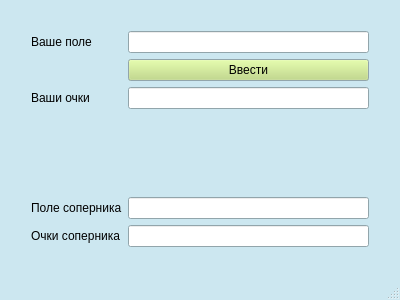
<?xml version="1.0" encoding="UTF-8"?>
<ui version="4.0">
 <class>MainWindow</class>
 <widget class="QMainWindow" name="MainWindow">
  <property name="windowModality">
   <enum>Qt::WindowModal</enum>
  </property>
  <property name="geometry">
   <rect>
    <x>0</x>
    <y>0</y>
    <width>400</width>
    <height>300</height>
   </rect>
  </property>
  <property name="minimumSize">
   <size>
    <width>400</width>
    <height>300</height>
   </size>
  </property>
  <property name="maximumSize">
   <size>
    <width>400</width>
    <height>300</height>
   </size>
  </property>
  <property name="sizeIncrement">
   <size>
    <width>400</width>
    <height>300</height>
   </size>
  </property>
  <property name="palette">
   <palette>
    <active>
     <colorrole role="Button">
      <brush brushstyle="SolidPattern">
       <color alpha="255">
        <red>187</red>
        <green>217</green>
        <blue>122</blue>
       </color>
      </brush>
     </colorrole>
     <colorrole role="Base">
      <brush brushstyle="SolidPattern">
       <color alpha="255">
        <red>255</red>
        <green>255</green>
        <blue>255</blue>
       </color>
      </brush>
     </colorrole>
     <colorrole role="Window">
      <brush brushstyle="SolidPattern">
       <color alpha="255">
        <red>204</red>
        <green>231</green>
        <blue>240</blue>
       </color>
      </brush>
     </colorrole>
    </active>
    <inactive>
     <colorrole role="Button">
      <brush brushstyle="SolidPattern">
       <color alpha="255">
        <red>187</red>
        <green>217</green>
        <blue>122</blue>
       </color>
      </brush>
     </colorrole>
     <colorrole role="Base">
      <brush brushstyle="SolidPattern">
       <color alpha="255">
        <red>255</red>
        <green>255</green>
        <blue>255</blue>
       </color>
      </brush>
     </colorrole>
     <colorrole role="Window">
      <brush brushstyle="SolidPattern">
       <color alpha="255">
        <red>204</red>
        <green>231</green>
        <blue>240</blue>
       </color>
      </brush>
     </colorrole>
    </inactive>
    <disabled>
     <colorrole role="Button">
      <brush brushstyle="SolidPattern">
       <color alpha="255">
        <red>187</red>
        <green>217</green>
        <blue>122</blue>
       </color>
      </brush>
     </colorrole>
     <colorrole role="Base">
      <brush brushstyle="SolidPattern">
       <color alpha="255">
        <red>204</red>
        <green>231</green>
        <blue>240</blue>
       </color>
      </brush>
     </colorrole>
     <colorrole role="Window">
      <brush brushstyle="SolidPattern">
       <color alpha="255">
        <red>204</red>
        <green>231</green>
        <blue>240</blue>
       </color>
      </brush>
     </colorrole>
    </disabled>
   </palette>
  </property>
  <property name="cursor">
   <cursorShape>ArrowCursor</cursorShape>
  </property>
  <property name="mouseTracking">
   <bool>true</bool>
  </property>
  <property name="windowTitle">
   <string>Города</string>
  </property>
  <widget class="QWidget" name="centralWidget">
   <property name="enabled">
    <bool>true</bool>
   </property>
   <layout class="QGridLayout" name="gridLayout">
    <item row="1" column="1" rowspan="3">
     <layout class="QFormLayout" name="formLayout">
      <property name="fieldGrowthPolicy">
       <enum>QFormLayout::AllNonFixedFieldsGrow</enum>
      </property>
      <item row="0" column="0">
       <widget class="QLabel" name="label">
        <property name="text">
         <string>Ваше поле</string>
        </property>
       </widget>
      </item>
      <item row="0" column="1">
       <widget class="QLineEdit" name="user_city_1"/>
      </item>
      <item row="1" column="1">
       <widget class="QPushButton" name="pushButton">
        <property name="sizePolicy">
         <sizepolicy hsizetype="Preferred" vsizetype="Fixed">
          <horstretch>0</horstretch>
          <verstretch>0</verstretch>
         </sizepolicy>
        </property>
        <property name="text">
         <string>Ввести</string>
        </property>
       </widget>
      </item>
      <item row="3" column="0">
       <widget class="QLabel" name="label_2">
        <property name="text">
         <string>Ваши очки</string>
        </property>
       </widget>
      </item>
      <item row="3" column="1">
       <widget class="QLineEdit" name="user_sc_1"/>
      </item>
      <item row="4" column="1">
       <spacer name="verticalSpacer_2">
        <property name="orientation">
         <enum>Qt::Vertical</enum>
        </property>
        <property name="sizeHint" stdset="0">
         <size>
          <width>20</width>
          <height>40</height>
         </size>
        </property>
       </spacer>
      </item>
      <item row="5" column="0">
       <widget class="QLabel" name="label_4">
        <property name="text">
         <string>Поле соперника</string>
        </property>
       </widget>
      </item>
      <item row="5" column="1">
       <widget class="QLineEdit" name="auto_city_1"/>
      </item>
      <item row="6" column="0">
       <widget class="QLabel" name="label_5">
        <property name="text">
         <string>Очки соперника</string>
        </property>
       </widget>
      </item>
      <item row="6" column="1">
       <widget class="QLineEdit" name="comp_sc_1"/>
      </item>
      <item row="7" column="0">
       <widget class="QLabel" name="label_3">
        <property name="text">
         <string/>
        </property>
       </widget>
      </item>
     </layout>
    </item>
    <item row="3" column="2">
     <spacer name="verticalSpacer">
      <property name="orientation">
       <enum>Qt::Vertical</enum>
      </property>
      <property name="sizeHint" stdset="0">
       <size>
        <width>20</width>
        <height>40</height>
       </size>
      </property>
     </spacer>
    </item>
    <item row="1" column="0">
     <spacer name="verticalSpacer_3">
      <property name="orientation">
       <enum>Qt::Vertical</enum>
      </property>
      <property name="sizeHint" stdset="0">
       <size>
        <width>20</width>
        <height>40</height>
       </size>
      </property>
     </spacer>
    </item>
    <item row="0" column="1">
     <spacer name="horizontalSpacer">
      <property name="orientation">
       <enum>Qt::Horizontal</enum>
      </property>
      <property name="sizeHint" stdset="0">
       <size>
        <width>40</width>
        <height>20</height>
       </size>
      </property>
     </spacer>
    </item>
   </layout>
  </widget>
  <widget class="QMenuBar" name="menuBar">
   <property name="geometry">
    <rect>
     <x>0</x>
     <y>0</y>
     <width>400</width>
     <height>25</height>
    </rect>
   </property>
  </widget>
  <widget class="QStatusBar" name="statusBar"/>
 </widget>
 <layoutdefault spacing="6" margin="11"/>
 <resources/>
 <connections/>
</ui>
